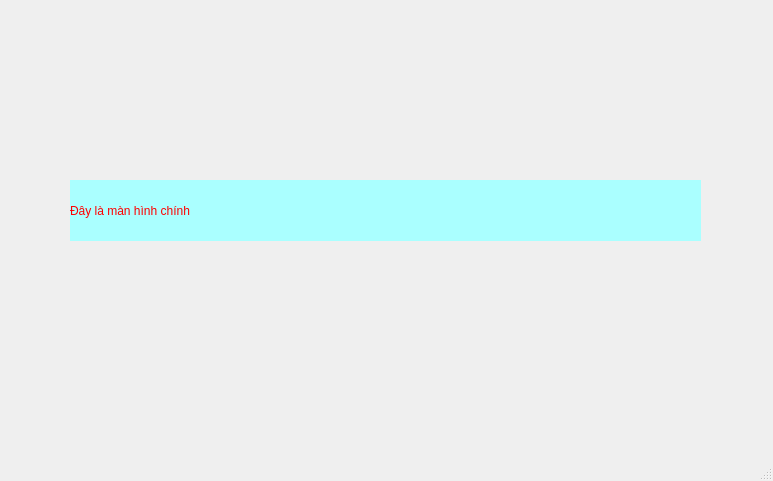
<?xml version="1.0" encoding="UTF-8"?>
<ui version="4.0">
 <class>MainWindow</class>
 <widget class="QMainWindow" name="MainWindow">
  <property name="geometry">
   <rect>
    <x>0</x>
    <y>0</y>
    <width>773</width>
    <height>481</height>
   </rect>
  </property>
  <property name="windowTitle">
   <string>MainWindow</string>
  </property>
  <widget class="QWidget" name="centralwidget">
   <widget class="QLabel" name="label">
    <property name="geometry">
     <rect>
      <x>70</x>
      <y>180</y>
      <width>631</width>
      <height>61</height>
     </rect>
    </property>
    <property name="styleSheet">
     <string notr="true">color: rgb(255, 0, 0);
background-color: rgb(170, 255, 255);
font: 36pt &quot;MS Shell Dlg 2&quot;;</string>
    </property>
    <property name="text">
     <string>Đây là màn hình chính</string>
    </property>
   </widget>
  </widget>
  <widget class="QMenuBar" name="menubar">
   <property name="geometry">
    <rect>
     <x>0</x>
     <y>0</y>
     <width>773</width>
     <height>26</height>
    </rect>
   </property>
  </widget>
  <widget class="QStatusBar" name="statusbar"/>
 </widget>
 <resources/>
 <connections/>
</ui>
